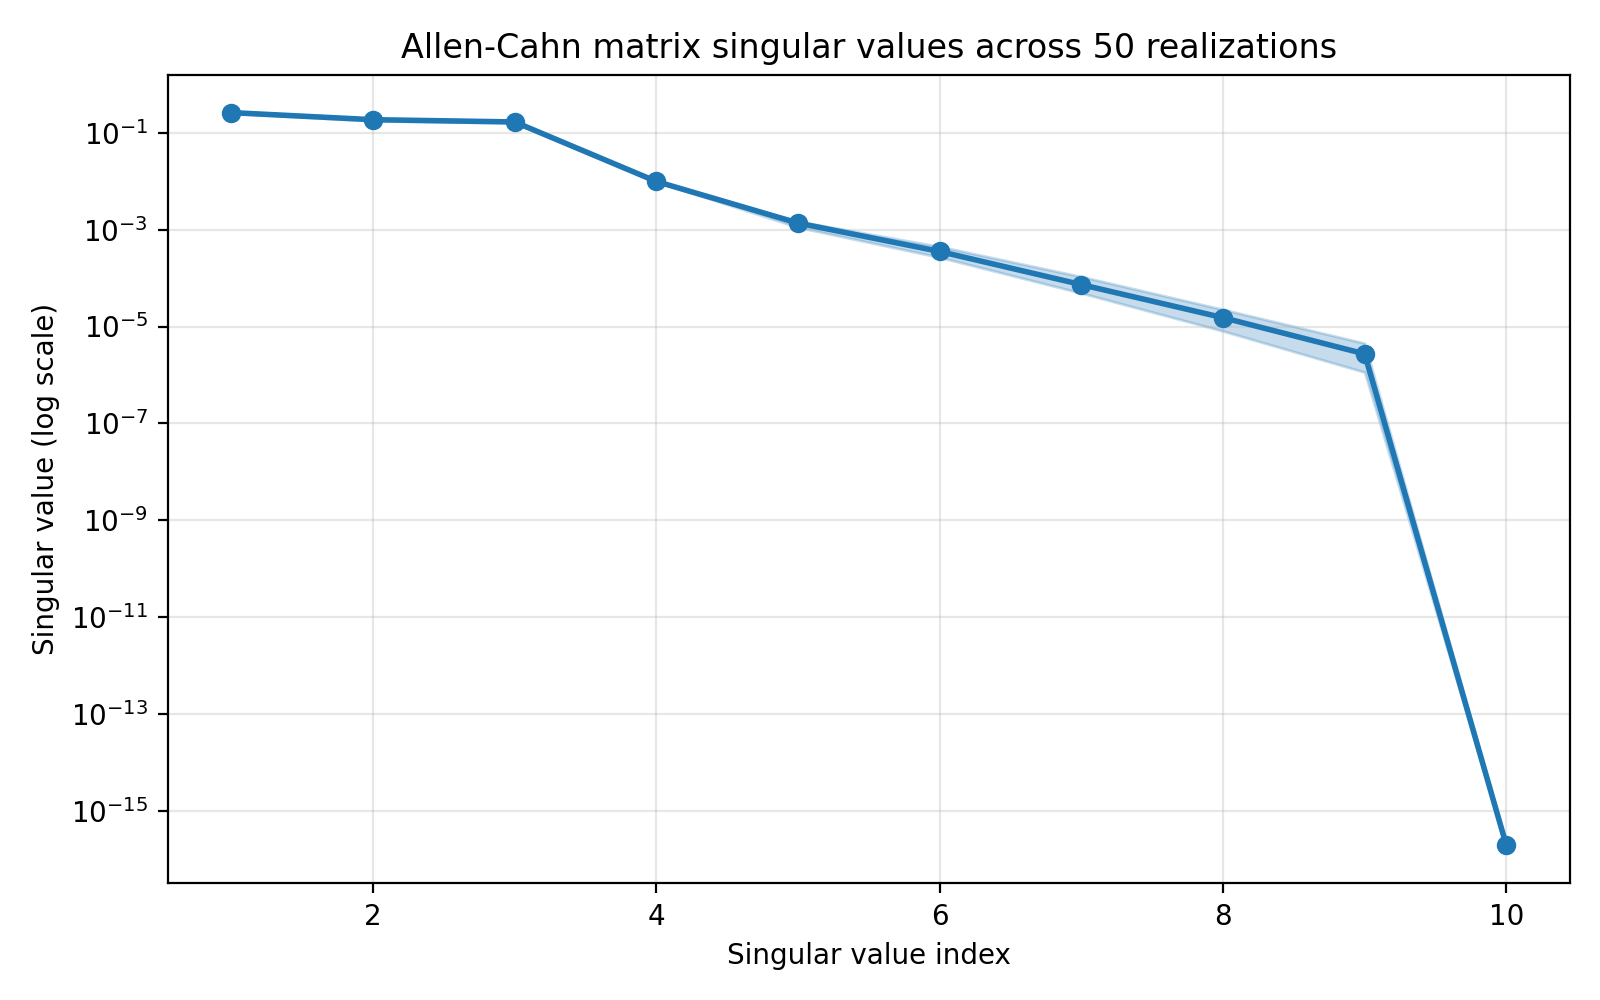

This chart was generated by the following Python code:
import numpy as np
import scipy
import matplotlib

matplotlib.use("Agg")
import matplotlib.pyplot as plt
import firedrake as fd

from wias import CPQR_solver, assemble_weak_library_rows


rng = np.random.default_rng(1)


# -------------------------------------------------------------------
# Allen-Cahn library and PDE setup
# -------------------------------------------------------------------
def make_library_exprs(u, v, f):
    library_exprs = {
        "u_xx": -fd.inner(fd.grad(u)[0], fd.grad(v)[0]) * fd.dx,
        "u_xy": -fd.inner(fd.grad(u)[0], fd.grad(v)[1]) * fd.dx,
        "u_yx": -fd.inner(fd.grad(u)[1], fd.grad(v)[0]) * fd.dx,
        "u_yy": -fd.inner(fd.grad(u)[1], fd.grad(v)[1]) * fd.dx,
        "1": fd.Constant(1.0) * v * fd.dx,
        "u": u * v * fd.dx,
        "u^2": u**2 * v * fd.dx,
        "u^3": u**3 * v * fd.dx,
        "u^4": u**4 * v * fd.dx,
        "u^5": u**5 * v * fd.dx,
    }
    rhs = fd.inner(f, v) * fd.dx
    return library_exprs, rhs


def solve_allen_cahn(V, f, true_coefficients):
    u = fd.Function(V, name="u")
    v = fd.TestFunction(V)
    library_exprs, rhs = make_library_exprs(u, v, f)
    a_form = sum(
        fd.Constant(true_coefficients[name]) * expr
        for name, expr in library_exprs.items()
    )
    bc = fd.DirichletBC(V, fd.Constant(0.0), "on_boundary")
    solver_params = {
        "snes_type": "newtonls",
        "snes_linesearch_type": "bt",
        "snes_rtol": 1e-10,
        "snes_atol": 1e-12,
        "snes_max_it": 80,
        "ksp_type": "preonly",
        "pc_type": "lu",
        "pc_factor_mat_solver_type": "mumps",
    }
    fd.solve(a_form - rhs == 0, u, bcs=bc, solver_parameters=solver_params)
    return u


def make_rhs(V, length_scale, amplitude):
    m = V.mesh()
    W = fd.VectorFunctionSpace(m, V.ufl_element())
    X = fd.assemble(fd.interpolate(m.coordinates, W))
    xs = X.dat.data_ro
    n = xs.shape[0]
    dist_sq = scipy.spatial.distance.cdist(xs, xs, "sqeuclidean")
    K = amplitude**2 * np.exp(-dist_sq / (2.0 * length_scale**2))
    K += 1e-8 * np.eye(n)
    L = np.linalg.cholesky(K)
    values = L @ rng.standard_normal(n)
    f = fd.Function(V, name="f")
    f.dat.data[:] = values
    return f


true_coefficients = {
    "u_xx": 0.25,
    "u_xy": 0.0,
    "u_yx": 0.0,
    "u_yy": 0.25,
    "1": 0.0,
    "u": -5.0,
    "u^2": 0.0,
    "u^3": -1.0,
    "u^4": 0.0,
    "u^5": 1.0,
}


# -------------------------------------------------------------------
# Ensemble over 50 random forcing realizations
# -------------------------------------------------------------------
num_realizations = 50
mesh = fd.UnitSquareMesh(100, 100)
V = fd.FunctionSpace(mesh, "CG", 1)

def progress_bar(step, total, width=40):
    filled = int((step / total) * width)
    bar = "#" * filled + "-" * (width - filled)
    print(f"\r[{bar}] {step}/{total}", end="", flush=True)


singular_values = []
for idx in range(num_realizations):
    f = make_rhs(V, length_scale=0.05, amplitude=10.0)
    u = solve_allen_cahn(V, f, true_coefficients)
    library_exprs, rhs = make_library_exprs(u, fd.TestFunction(V), f)
    bc = fd.DirichletBC(V, fd.Constant(0.0), "on_boundary")
    A, b = assemble_weak_library_rows(library_exprs, rhs, bcs=bc)
    svals = np.linalg.svd(A, compute_uv=False)
    singular_values.append(svals)
    progress_bar(idx + 1, num_realizations)
print("\nEnsemble complete.")

singular_values = np.stack(singular_values)
median_sv = np.median(singular_values, axis=0)
q25_sv = np.quantile(singular_values, 0.25, axis=0)
q75_sv = np.quantile(singular_values, 0.75, axis=0)

# -------------------------------------------------------------------
# Plot median singular values on a log scale with a 25th/75th percentile band
# -------------------------------------------------------------------
fig, ax = plt.subplots(figsize=(8, 5))
idx = np.arange(1, median_sv.size + 1)
ax.plot(
    idx,
    median_sv,
    "o-",
    color="C0",
    linewidth=2.0,
    label="Median singular value",
)
ax.fill_between(
    idx,
    q25_sv,
    q75_sv,
    color="C0",
    alpha=0.25,
    label="25%–75% quartile band",
)
ax.set_xlabel("Singular value index")
ax.set_ylabel("Singular value (log scale)")
ax.set_title("Allen-Cahn matrix singular values across 50 realizations")
ax.set_yscale("log")
ax.grid(True, which="both", alpha=0.3)
fig.tight_layout()

out = "/Users/nboulle/Documents/Git/wias/examples/allen_cahn_singular_values.png"
fig.savefig(out, dpi=200)
print(f"Saved {out}")
plt.close(fig)

# Also print the median singular spectrum to the console.
print("Median singular values with 25%/75% quartiles:")
for k, val in enumerate(median_sv, start=1):
    print(f"  sv[{k}] = median {val:.6e}, Q25 {q25_sv[k - 1]:.6e}, Q75 {q75_sv[k - 1]:.6e}")
